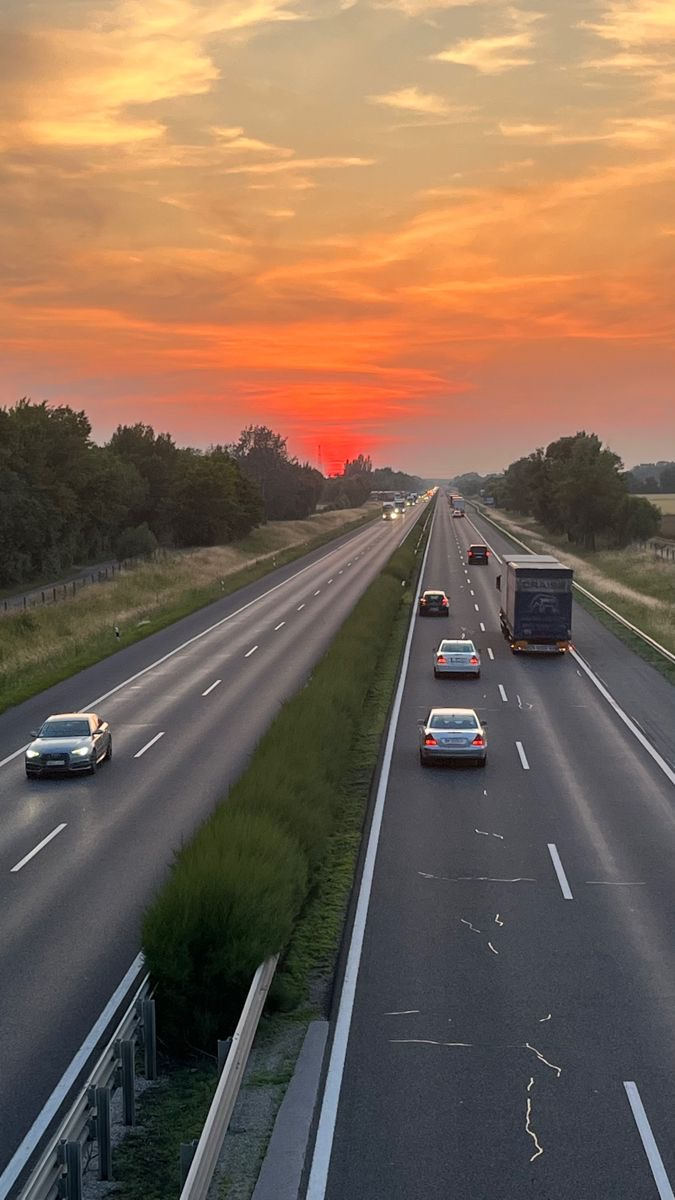
#> input picture topics/hough-line-detection/road.jpeg, 675 x 1200 px
$ python hough_transform.py
#> lines starting #> are read from the running program, lines starting #| are printed output that depends on the picture; after the words box and inside, x2 and y2 are one past the last pixel; in counts of white or black regions, pixels touching at a corner belong together
import argparse
from pathlib import Path

import cv2
import numpy as np


PROJECT_DIR = Path(__file__).resolve().parent
IMAGE_PATH = PROJECT_DIR / "road.jpeg"
EDGES_PATH = PROJECT_DIR / "hough_edges.jpg"
RESULT_PATH = PROJECT_DIR / "hough_result.jpg"


def main() -> None:
    parser = argparse.ArgumentParser(
        description="Detect and draw line segments with the probabilistic Hough transform."
    )
    parser.add_argument(
        "--no-display",
        action="store_true",
        help="Save the processed images without opening image windows.",
    )
    args = parser.parse_args()

    image = cv2.imread(str(IMAGE_PATH))
#> image is the input picture: shape (1200, 675, 3); mean B, G, R 84.5, 102.9, 127.2
    if image is None:
        raise SystemExit(f"Error: Could not load the image: {IMAGE_PATH}")

    gray = cv2.cvtColor(image, cv2.COLOR_BGR2GRAY)
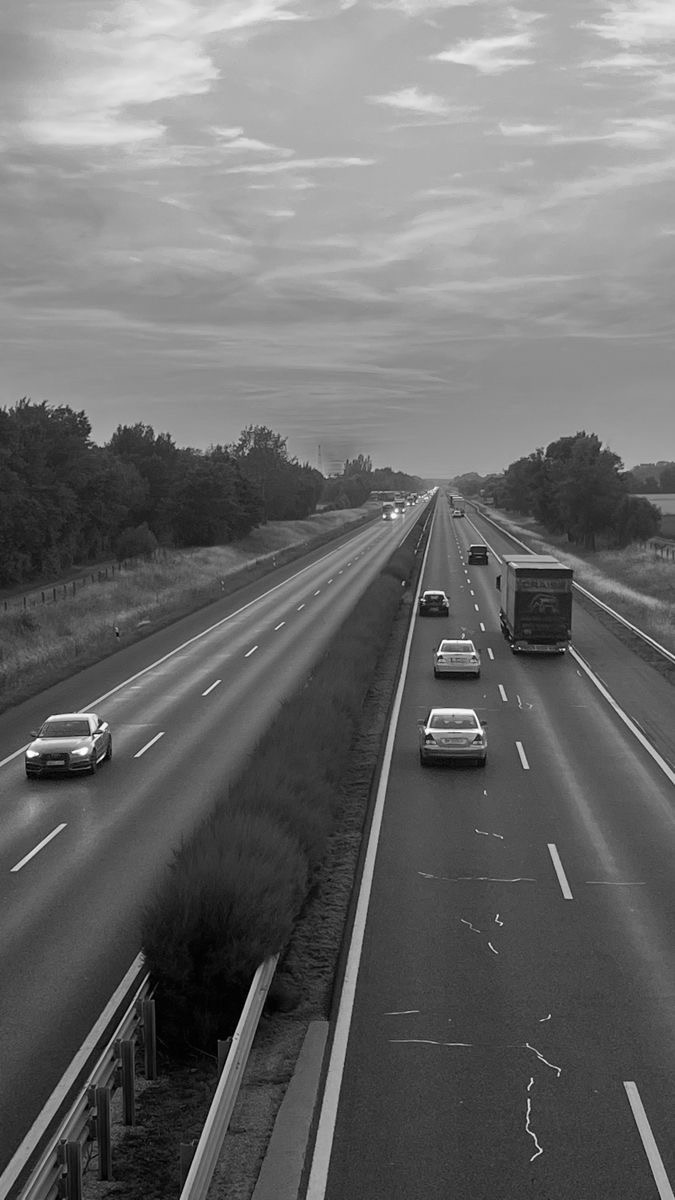
#> gray: shape (1200, 675); min 0, max 255, mean 108.1
    blurred = cv2.GaussianBlur(gray, (5, 5), 0)
    edges = cv2.Canny(blurred, 50, 150)
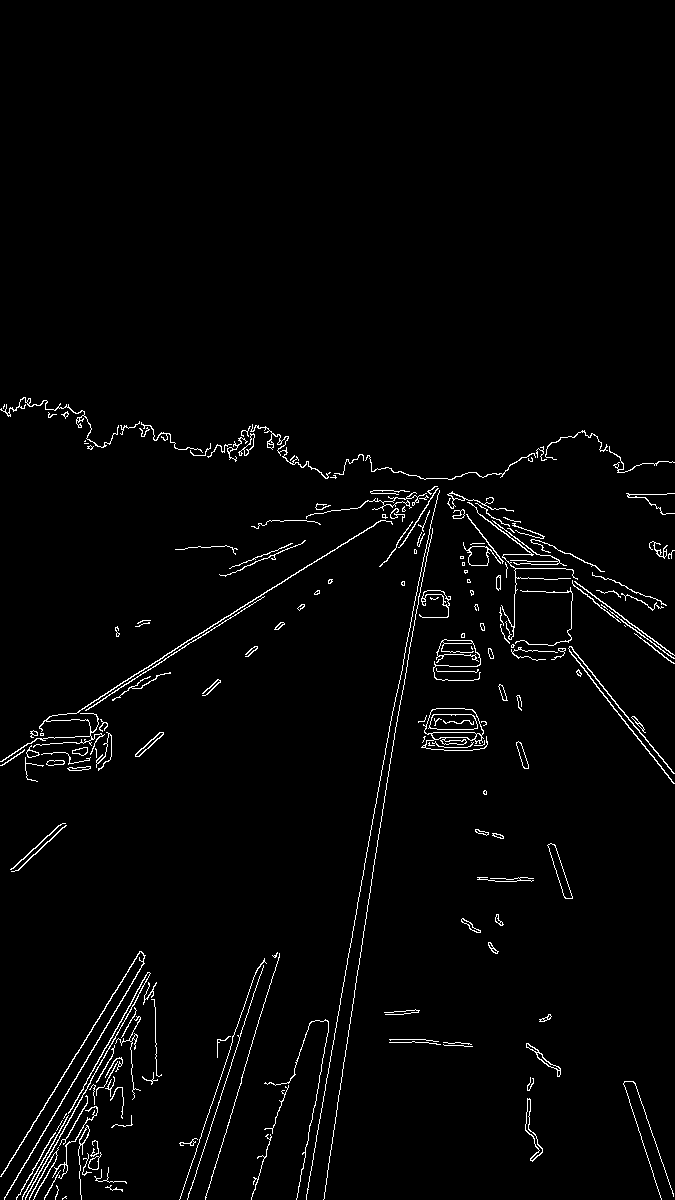
#> edges: shape (1200, 675); 2.1% white in thin lines or dots, all inside (x1, y1, x2, y2) = (0, 397, 675, 1200)

    lines = cv2.HoughLinesP(
        edges,
        rho=1,
        theta=np.pi / 180,
        threshold=50,
        minLineLength=50,
        maxLineGap=20,
    )
#> lines = 135 rows, first 6: [306, 1199, 392, 711], [281, 583, 416, 496], [25, 1199, 150, 973], [4, 1197, 144, 963], [343, 1062, 402, 690], [65, 720, 226, 616]

    result = image.copy()
    line_count = 0 if lines is None else len(lines)
#> line_count = 135
    if lines is not None:
        for x1, y1, x2, y2 in np.asarray(lines).reshape(-1, 4):
            cv2.line(
                result,
                (int(x1), int(y1)),
                (int(x2), int(y2)),
                (0, 255, 0),
                2,
            )
#> this loop made 135 passes
#> (x1, y1, x2, y2) on passes 1 to 12: (306, 1199, 392, 711), (281, 583, 416, 496), (25, 1199, 150, 973), (4, 1197, 144, 963), (343, 1062, 402, 690), (65, 720, 226, 616), (562, 641, 673, 783), (118, 688, 264, 596), (327, 1170, 362, 944), (22, 1198, 147, 972), (0, 1176, 140, 951), (187, 1199, 264, 961)
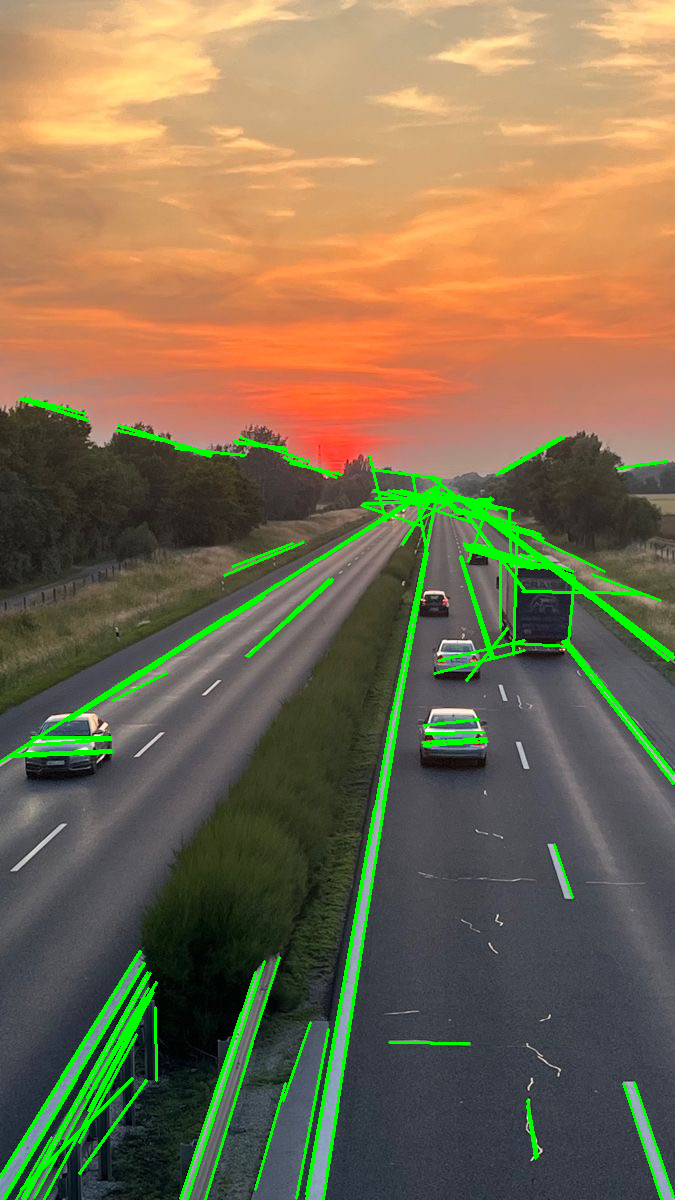
#> result: shape (1200, 675, 3); 4.18% of pixels changed, all inside (x1, y1, x2, y2) = (0, 397, 675, 1200)

    if not cv2.imwrite(str(EDGES_PATH), edges):
        raise OSError(f"Could not save the edge image: {EDGES_PATH}")
    if not cv2.imwrite(str(RESULT_PATH), result):
        raise OSError(f"Could not save the Hough result image: {RESULT_PATH}")

    print("Number of detected line segments:", line_count)
#| Number of detected line segments: 135
    print("Saved:", EDGES_PATH)
    print("Saved:", RESULT_PATH)

    if not args.no_display:
        cv2.imshow("Canny Edges", edges)
        cv2.imshow("Hough Line Detection", result)
        cv2.waitKey(0)
        cv2.destroyAllWindows()


if __name__ == "__main__":
    main()
